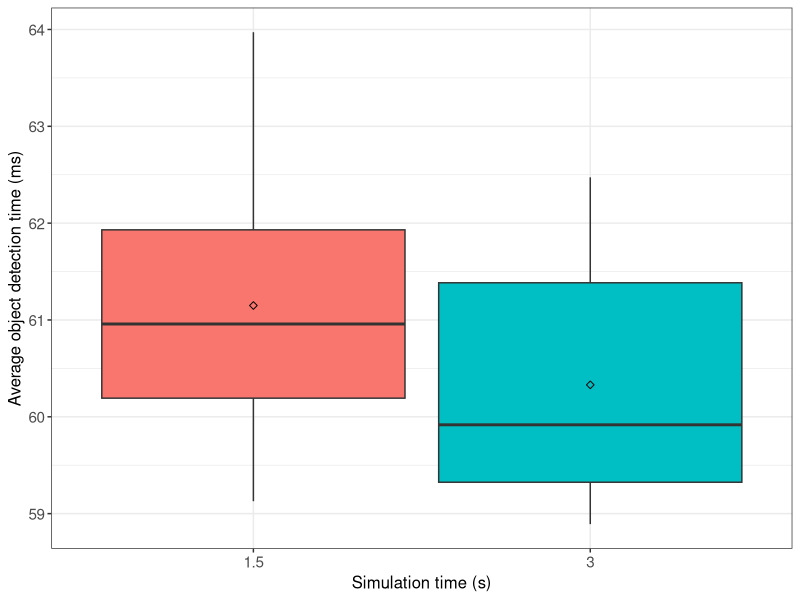
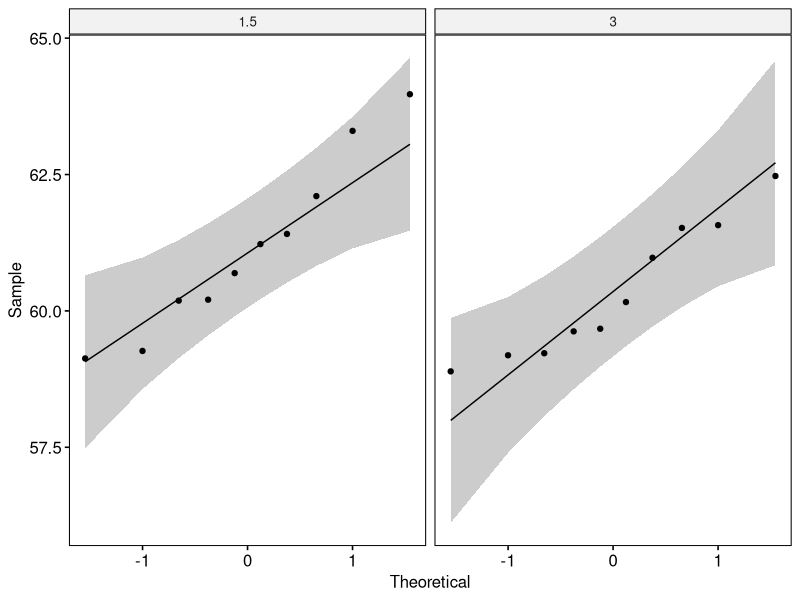

These charts were generated, in order, by the following R code:
## ---- chunk 1
if (!require('tidyverse')) install.packages('tidyverse', dependencies = TRUE); library('tidyverse')
if (!require('ggpubr')) install.packages('ggpubr', dependencies = TRUE); library('ggpubr')
if (!require('rstatix')) install.packages('rstatix', dependencies = TRUE); library('rstatix')
if (!require('ggplot2')) install.packages('ggplot2', dependencies = TRUE); library('ggplot2')
## ---- chunk 2
data <- read.csv(file = '../../raw_data/test_sim_period/run_table.csv')
data <- subset(data, select = c(X__run_id, sim_period, avg_detection_time_ms))
data$sim_period <- as.factor(data$sim_period)
data$avg_detection_time_ms <- as.numeric(data$avg_detection_time_ms)
## ---- chunk 3
data %>%
  group_by(sim_period) %>%
  get_summary_stats(avg_detection_time_ms, type = "mean_sd")
## ---- chunk 4
ggplot(data, aes(x = sim_period, y = avg_detection_time_ms, fill = sim_period)) +
  theme_bw() + 
  geom_boxplot(width = 0.9, outlier.size = 0.5) + 
  stat_summary(fun = mean, color = 'black', geom = 'point', shape = 5, size = 1.5) +
  labs(x = "Simulation time (s)", y = "Average object detection time (ms)") +
  theme(legend.position = 'none') +
  theme(
    axis.title.x = element_text(size = 12, family = 'sans'),
    axis.title.y = element_text(size = 12, family = 'sans'),
    axis.text.x = element_text(size = 11, family = 'sans'),
    axis.text.y = element_text(size = 11, family = 'sans')
  )
## ---- chunk 5
data %>% 
  group_by(sim_period) %>%
  identify_outliers(avg_detection_time_ms)
## ---- chunk 6
ggqqplot(data, x = "avg_detection_time_ms", facet.by = "sim_period")
## ---- chunk 7
data %>%
  group_by(sim_period) %>%
  shapiro_test(avg_detection_time_ms)
## ---- chunk 8
data %>%
  t_test(avg_detection_time_ms ~ sim_period) %>%
  add_significance()
